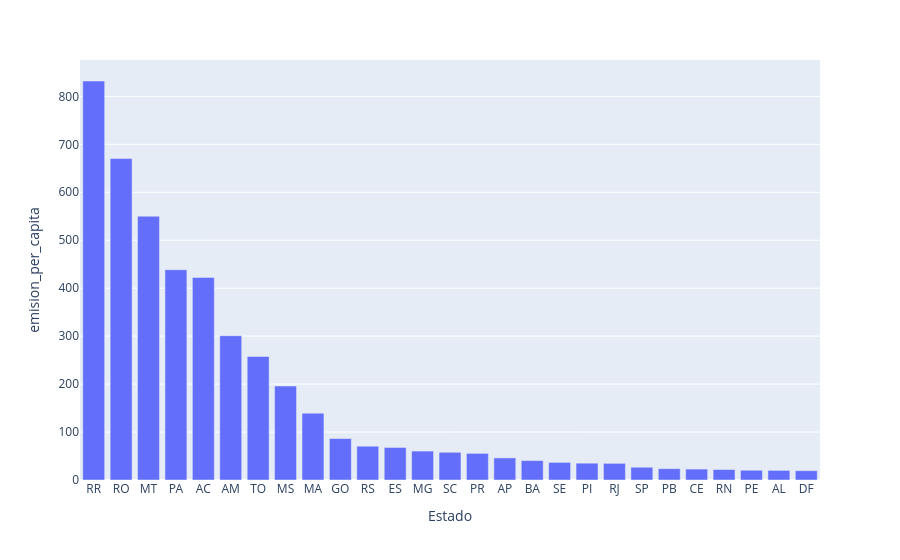

Here is the notebook cell this chart was saved with:
### Code cell
px.bar(data_frame=datos_agrupados, x='Estado', y='emision_per_capita')

### Figure 1 — Plotly figure (JSON) as saved in the notebook; plotly's stock layout.template omitted (floating-point values rounded to 4 significant figures)
{"data": [{"hovertemplate": "Estado=%{x}<br>emision_per_capita=%{y}<extra></extra>", "legendgroup": "", "marker": {"color": "#636efa", "pattern": {"shape": ""}}, "name": "", "orientation": "v", "showlegend": false, "textposition": "auto", "type": "bar", "x": ["RR", "RO", "MT", "PA", "AC", "AM", "TO", "MS", "MA", "GO", "RS", "ES", "MG", "SC", "PR", "AP", "BA", "SE", "PI", "RJ", "SP", "PB", "CE", "RN", "PE", "AL", "DF"], "xaxis": "x", "y": [832.1, 670.3, 550.1, 438.4, 422.5, 301.0, 257.7, 195.9, 139.3, 86.44, 70.48, 67.86, 60.32, 57.77, 55.49, 46.09, 40.47, 36.71, 35.07, 34.71, 26.58, 23.65, 22.77, 21.86, 20.29, 20.03, 19.39], "yaxis": "y"}], "layout": {"barmode": "relative", "legend": {"tracegroupgap": 0}, "margin": {"t": 60}, "xaxis": {"anchor": "y", "domain": [0, 1], "title": {"text": "Estado"}}, "yaxis": {"anchor": "x", "domain": [0, 1], "title": {"text": "emision_per_capita"}}}}
